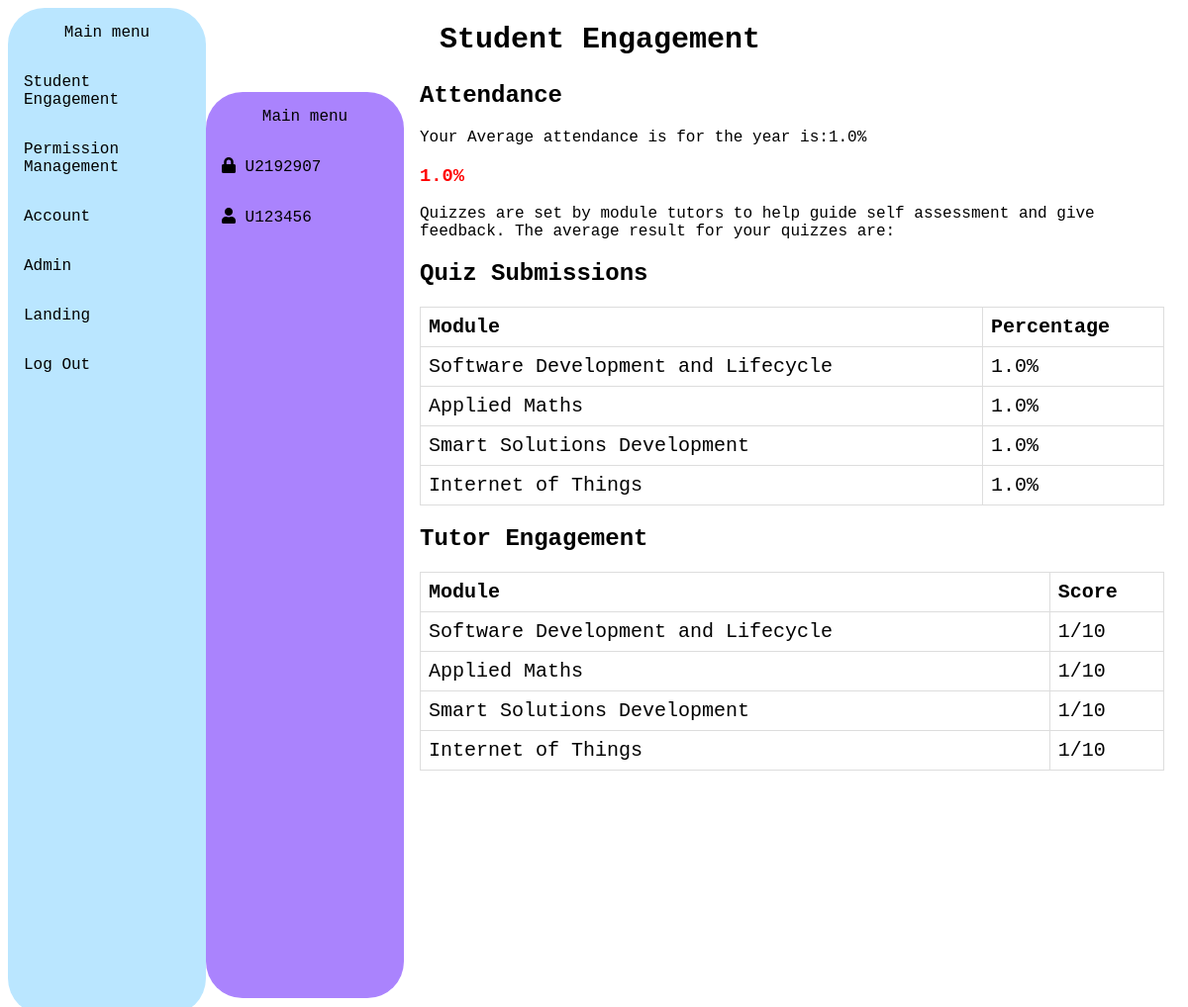
The app's page /statistic (signed in), older data.
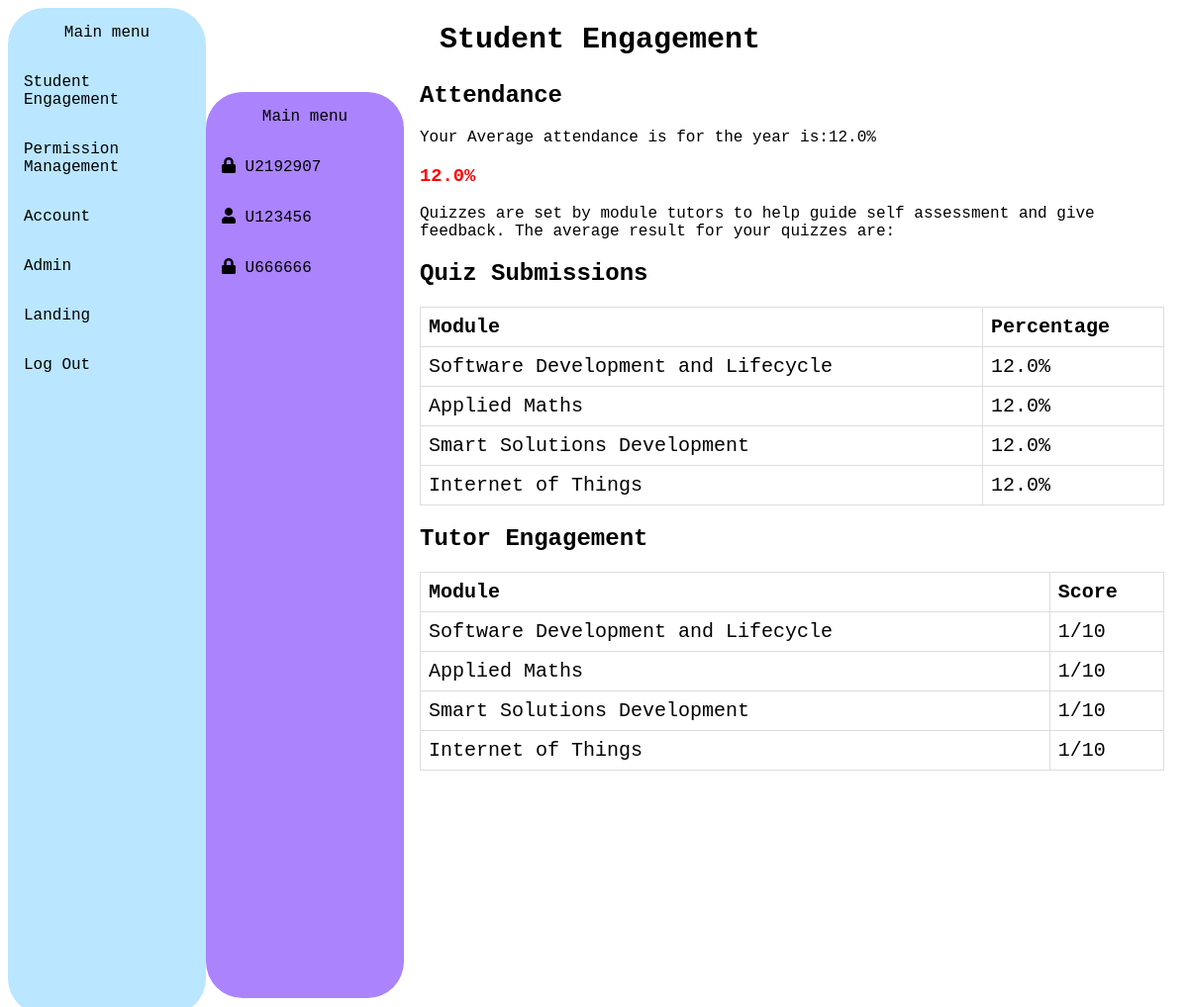
The same page, newer data.
### tables this page shows
CREATE TABLE users (
    username TEXT PRIMARY KEY,
    password TEXT NOT NULL,
    user_type TEXT CHECK(user_type IN ('admin', 'student'))
, degree VARCHAR(50), name VARCHAR(50));

CREATE TABLE statistics (
    username TEXT PRIMARY KEY,
    attendance REAL,
    sdlc_quiz_pct REAL,
    applied_maths_quiz_pct REAL,
    ssd_quiz_pct REAL,
    iot_quiz_pct REAL,
    sdlc_tutor_score INTEGER,
    applied_maths_tutor_score INTEGER,
    ssd_tutor_score INTEGER,
    iot_tutor_score INTEGER,
    FOREIGN KEY (username) REFERENCES users (username)
);

### main.py (the view)
@app.route('/statistic')
@app.route('/statistic/<username>')
@login_required
def statistic(username=None):
    if username is None:
        if 'username' not in session:
            return redirect(url_for('login'))
        username = session['username']
    students = Users.get_user()
    user_type=Users.get_user_type(username)
    attendance, quiz_submissions, tutor_engagement = Statistic.get_statistic(username)
    user = Users(username, None, 'student', None, None)
    user.attendance = attendance
    user.quiz_submissions = quiz_submissions
    user.tutor_engagement = tutor_engagement
    return render_template('statistic.html', students=students, user=user,user_type=user_type)

### main.py (called while the page is built)
def login_required(f):
    @wraps(f)
    def decorated_function(*args, **kwargs):
        if 'username' not in session:
            return redirect(url_for('login'))
        return f(*args, **kwargs)
    return decorated_function

### mystat.py (called while the page is built)
    def get_statistic(username):
        conn = sqlite3.connect('database.db')
        cursor = conn.cursor()
        cursor.execute("SELECT * FROM statistics WHERE username=?", (username,))
        row = cursor.fetchone()
        attendance = row[1]
        quiz_submissions = {
            'Software Development and Lifecycle': row[2],
            'Applied Maths': row[3],
            'Smart Solutions Development': row[4],
            'Internet of Things': row[5]
        }
        tutor_engagement = {
            'Software Development and Lifecycle': row[6],
            'Applied Maths': row[7],
            'Smart Solutions Development': row[8],
            'Internet of Things': row[9]
        }
        conn.close()
        return attendance, quiz_submissions, tutor_engagement

### users.py (called while the page is built)
    @staticmethod
    def get_user():
        conn = sqlite3.connect('database.db')
        cursor = conn.cursor()
        cursor.execute("SELECT * FROM users")
        users = []
        for row in cursor.fetchall():
            user = Users(row[0], row[1], row[2],row[3],row[4])
            users.append(user)
        conn.close()
        return users

    @staticmethod
    def get_user_type(username):
        con = sqlite3.connect('database.db')
        cur = con.cursor()
        query = f"SELECT user_type FROM users WHERE username = '{username}'"
        cur.execute(query)
        result = cur.fetchone()
        con.close()
        if result:
            return result[0]
        else:
            return None

### templates/statistic.html (shortened to what this page needs)
<!DOCTYPE html>
<html>
<head>
<link rel="stylesheet" href="https://cdnjs.cloudflare.com/ajax/libs/font-awesome/5.15.3/css/all.min.css" />
</head>
<body>
<div class="sidebar1">
    <p><center>Main menu</center></p>
  <a href="{{ url_for('statistic')}}">Student Engagement</a>
  <a href="{{ url_for('permission')}}">Permission Management</a>
  <a href="{{ url_for('account')}}">Account</a>
  <a href="{{ url_for('admin')}}">Admin</a>
  <a href="{{ url_for('landing')}}">Landing</a>
  <a href="{{ url_for('logout')}}">Log Out</a>
</div>
<div class="sidebar2">
  <p><center>Main menu</center></p>
  {% for student in students %}
    {% if user_type == 'student' and student.username != user.username %}
      <a href="#" class="disabled"><i class="fas fa-lock"></i> {{ student.username }}</a>
    {% else %}
      <a href="{{ url_for('statistic', username=student.username) }}"><i class="fas fa-user"></i> {{ student.username }}</a>
    {% endif %}
  {% endfor %}
</div>
<div class="content">
 <h1>Student Engagement</h1>
 <h2>Attendance</h2>
  <p class="attendance">Your Average attendance is for the year is:{{ user.attendance }}%</p>
  <h3>{{ user.attendance }}% </h3>
  <p> Quizzes are set by module tutors to help guide self assessment and give feedback. The average result for your quizzes are:</p>
  <h2>Quiz Submissions</h2>
    <table>
        <thead>
            <tr>
                <th>Module</th>
                <th>Percentage</th>
            </tr>
        </thead>
        <tbody>
            {% for module, percentage in user.quiz_submissions.items() %}
            <tr>
                <td>{{ module }}</td>
                <td>{{ percentage }}%</td>
            </tr>
            {% endfor %}
        </tbody>
    </table>
    <h2>Tutor Engagement</h2>
    <table>
        <thead>
            <tr>
                <th>Module</th>
                <th>Score</th>
            </tr>
        </thead>
        <tbody>
            {% for module, score in user.tutor_engagement.items() %}
            <tr>
                <td>{{ module }}</td>
                <td>{{ score }}/10</td>
            </tr>
            {% endfor %}
        </tbody>
    </table>
</div>
</body>
</html>

### templates/statistic.html (style rules this page uses)
body { font-family: "Lucida Console", "Courier New", monospace; font-style: normal; font-weight: 400; background: #FFFFFF; }
h1 { width: 100%; padding: 6px 20px; margin: 8px 0; display: block; box-sizing: border-box; font-size: 30px }
table { border-collapse: collapse; width: 100%; }
td, th { border: 1px solid #dddddd; text-align: left; padding: 8px; font-size: 20px }
div.content { margin-left: 400px; padding: 1px 16px; height: 1000px; }
.sidebar1 { margin: 0; width: 200px; position: fixed; height: 100%; overflow: auto; display: inline-block; white-space: normal; border-radius: 37px; background: #BAE6FF; }
.sidebar2 { margin-top:85px; width: 200px; position: fixed; height: 90%; overflow: auto; display: inline-block; white-space: normal; border-radius: 37px; background: #AA83FD; margin-left: 200px }
.sidebar1 a,.sidebar2 a { display: block; color: black; padding: 16px; text-decoration: none; }
h3 { color: red; }

Row changes from the older to the newer data that the page shows:
added users: username "U666666"
changed statistics: attendance "1.0" → "12.0"; sdlc_quiz_pct "1.0" → "12.0"; applied_maths_quiz_pct "1.0" → "12.0"; ssd_quiz_pct "1.0" → "12.0"; iot_quiz_pct "1.0" → "12.0"
